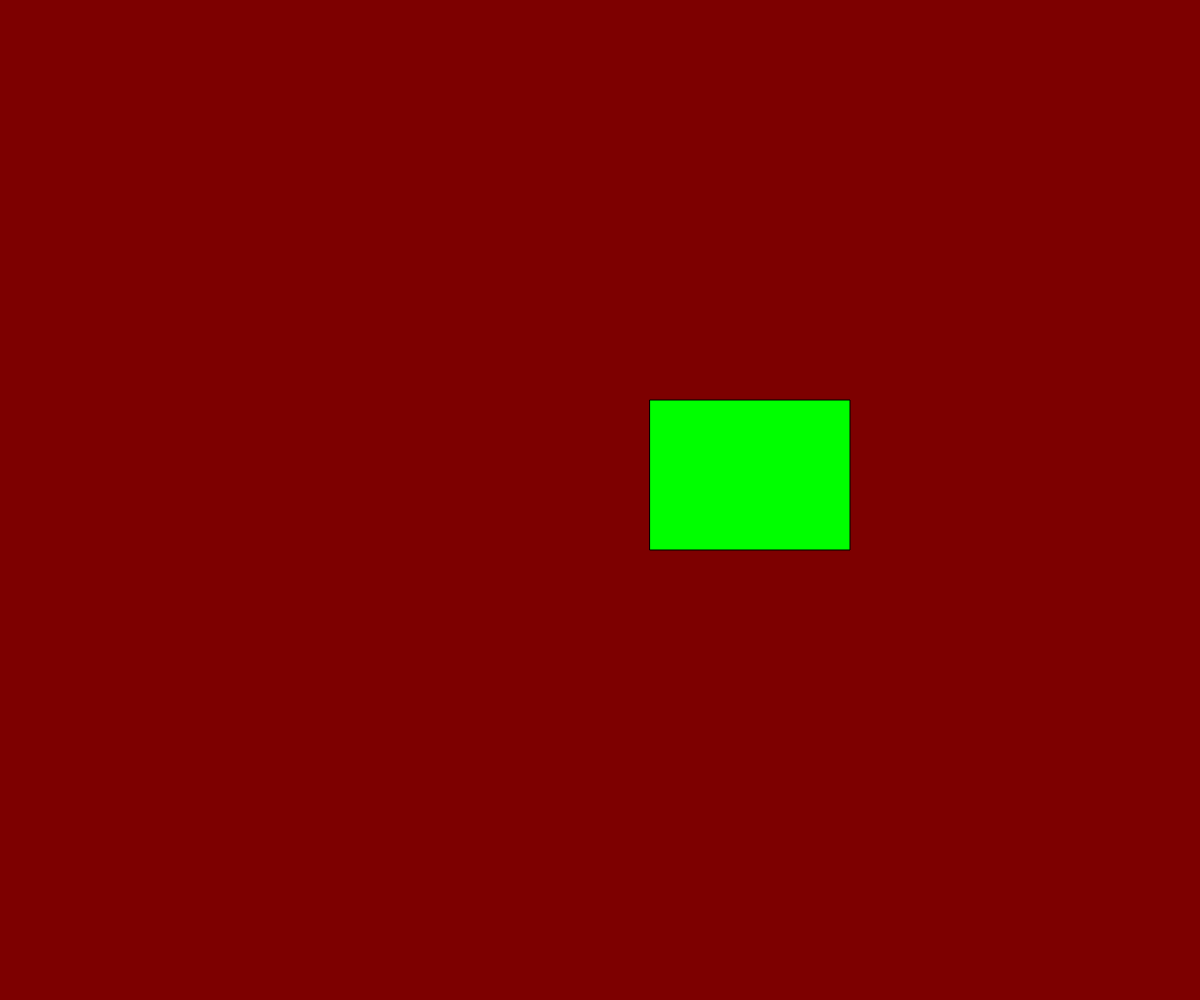
Frame 1 (no input)
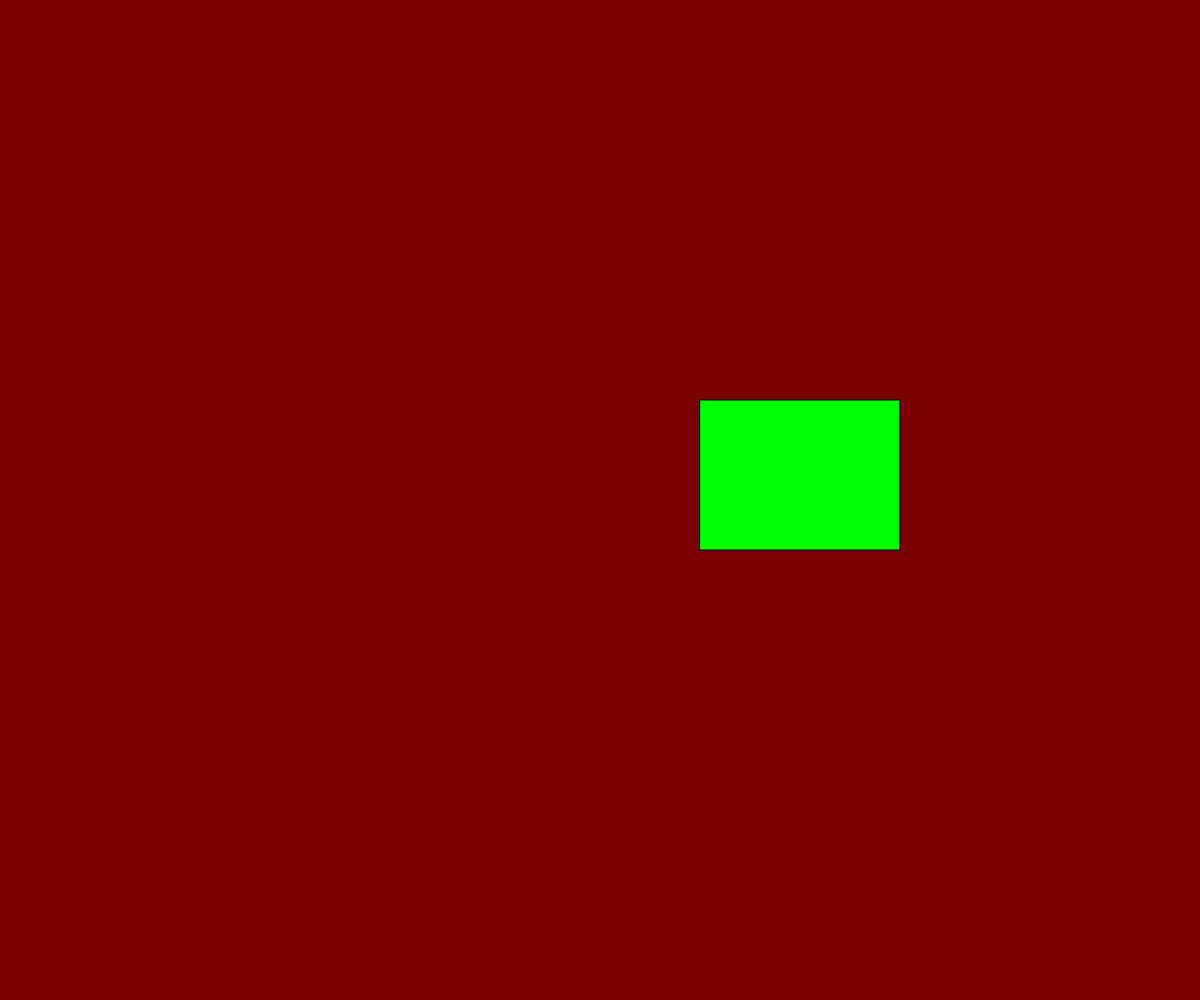
Frame 60 (no input)
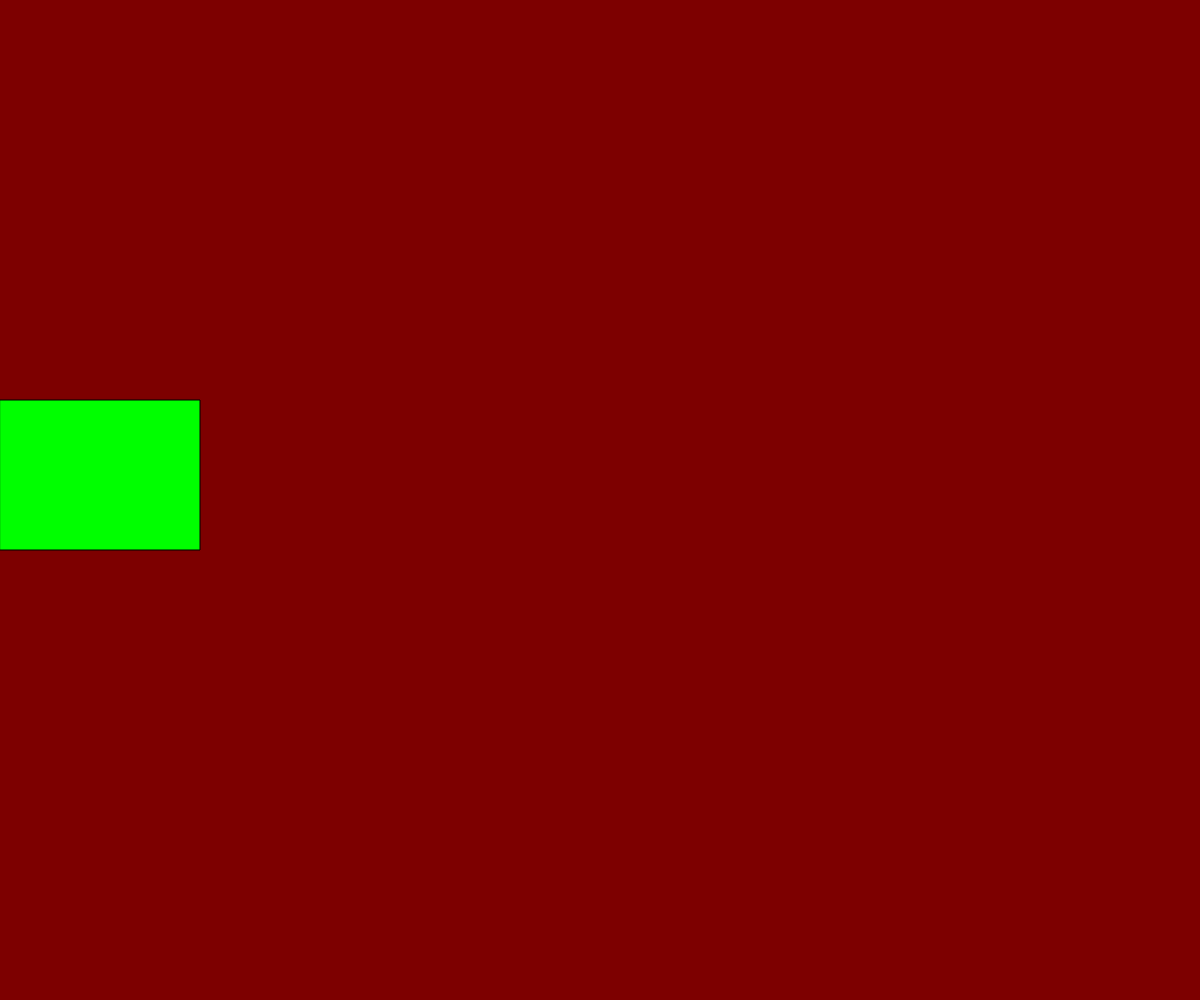
Frame 120 (the mouse pressed at the canvas centre since frame 60)

The p5.js sketch that drew these frames (run headless with seeded random() and noise() and a simulated clock; from frame 60 on, the mouse is pressed at the canvas centre):

// p5.js sketch
// ── sketch.js
// Project Title
// Your Name
// Date
//
// Extra for Experts:
// - describe what you did to take this project "above and beyond"

let x;
let dx;
let rectwidth;


function setup() {
  createCanvas(windowWidth, windowHeight);
  x = width/2;
  dx = 50;
  rectwidth = 200;

}

function draw() {
  background(125, 0, 0);

  //move rectangle
  x += dx;

  //check if you hit the wall
  if (x > width - rectwidth || x < 0){
    dx = dx * -1;
  }

  // display rectangle

  fill(0, 255, 0);
  rect(x, 400,rectwidth,150);



}
